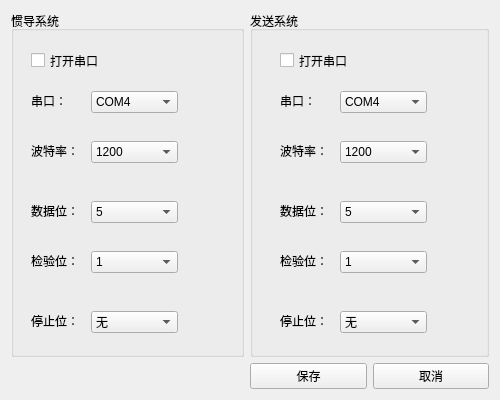
<?xml version="1.0" encoding="UTF-8"?>
<ui version="4.0">
 <class>com_set</class>
 <widget class="QWidget" name="com_set">
  <property name="geometry">
   <rect>
    <x>0</x>
    <y>0</y>
    <width>500</width>
    <height>400</height>
   </rect>
  </property>
  <property name="maximumSize">
   <size>
    <width>500</width>
    <height>400</height>
   </size>
  </property>
  <property name="windowTitle">
   <string>串口设置</string>
  </property>
  <layout class="QGridLayout" name="gridLayout" rowstretch="0,0" columnstretch="2,1,1">
   <item row="0" column="0">
    <widget class="QGroupBox" name="groupBox">
     <property name="title">
      <string>惯导系统</string>
     </property>
     <widget class="QLabel" name="label">
      <property name="geometry">
       <rect>
        <x>20</x>
        <y>80</y>
        <width>41</width>
        <height>20</height>
       </rect>
      </property>
      <property name="text">
       <string>串口：</string>
      </property>
     </widget>
     <widget class="QLabel" name="label_2">
      <property name="geometry">
       <rect>
        <x>20</x>
        <y>130</y>
        <width>61</width>
        <height>20</height>
       </rect>
      </property>
      <property name="text">
       <string>波特率：</string>
      </property>
     </widget>
     <widget class="QLabel" name="label_3">
      <property name="geometry">
       <rect>
        <x>20</x>
        <y>190</y>
        <width>61</width>
        <height>20</height>
       </rect>
      </property>
      <property name="text">
       <string>数据位：</string>
      </property>
     </widget>
     <widget class="QLabel" name="label_4">
      <property name="geometry">
       <rect>
        <x>20</x>
        <y>240</y>
        <width>61</width>
        <height>20</height>
       </rect>
      </property>
      <property name="text">
       <string>检验位：</string>
      </property>
     </widget>
     <widget class="QLabel" name="label_5">
      <property name="geometry">
       <rect>
        <x>20</x>
        <y>300</y>
        <width>61</width>
        <height>20</height>
       </rect>
      </property>
      <property name="text">
       <string>停止位：</string>
      </property>
     </widget>
     <widget class="QCheckBox" name="com1_1">
      <property name="geometry">
       <rect>
        <x>20</x>
        <y>40</y>
        <width>111</width>
        <height>19</height>
       </rect>
      </property>
      <property name="text">
       <string>打开串口</string>
      </property>
     </widget>
     <widget class="QComboBox" name="combox1_1">
      <property name="geometry">
       <rect>
        <x>80</x>
        <y>80</y>
        <width>87</width>
        <height>22</height>
       </rect>
      </property>
      <item>
       <property name="text">
        <string>COM4</string>
       </property>
      </item>
      <item>
       <property name="text">
        <string>COM5</string>
       </property>
      </item>
      <item>
       <property name="text">
        <string>COM6</string>
       </property>
      </item>
     </widget>
     <widget class="QComboBox" name="combox1_2">
      <property name="geometry">
       <rect>
        <x>80</x>
        <y>130</y>
        <width>87</width>
        <height>22</height>
       </rect>
      </property>
      <item>
       <property name="text">
        <string>1200</string>
       </property>
      </item>
      <item>
       <property name="text">
        <string>2400</string>
       </property>
      </item>
      <item>
       <property name="text">
        <string>4800</string>
       </property>
      </item>
      <item>
       <property name="text">
        <string>9600</string>
       </property>
      </item>
      <item>
       <property name="text">
        <string>19200</string>
       </property>
      </item>
      <item>
       <property name="text">
        <string>38400</string>
       </property>
      </item>
      <item>
       <property name="text">
        <string>57600</string>
       </property>
      </item>
      <item>
       <property name="text">
        <string>115200</string>
       </property>
      </item>
     </widget>
     <widget class="QComboBox" name="combox1_3">
      <property name="geometry">
       <rect>
        <x>80</x>
        <y>190</y>
        <width>87</width>
        <height>22</height>
       </rect>
      </property>
      <item>
       <property name="text">
        <string>5</string>
       </property>
      </item>
      <item>
       <property name="text">
        <string>6</string>
       </property>
      </item>
      <item>
       <property name="text">
        <string>7</string>
       </property>
      </item>
      <item>
       <property name="text">
        <string>8</string>
       </property>
      </item>
     </widget>
     <widget class="QComboBox" name="combox1_4">
      <property name="geometry">
       <rect>
        <x>80</x>
        <y>240</y>
        <width>87</width>
        <height>22</height>
       </rect>
      </property>
      <item>
       <property name="text">
        <string>1</string>
       </property>
      </item>
      <item>
       <property name="text">
        <string>1.5</string>
       </property>
      </item>
      <item>
       <property name="text">
        <string>2</string>
       </property>
      </item>
     </widget>
     <widget class="QComboBox" name="combox1_5">
      <property name="geometry">
       <rect>
        <x>80</x>
        <y>300</y>
        <width>87</width>
        <height>22</height>
       </rect>
      </property>
      <item>
       <property name="text">
        <string>无</string>
       </property>
      </item>
      <item>
       <property name="text">
        <string>奇检验</string>
       </property>
      </item>
      <item>
       <property name="text">
        <string>偶校验</string>
       </property>
      </item>
     </widget>
    </widget>
   </item>
   <item row="0" column="1" colspan="2">
    <widget class="QGroupBox" name="groupBox_2">
     <property name="title">
      <string>发送系统</string>
     </property>
     <widget class="QLabel" name="label_10">
      <property name="geometry">
       <rect>
        <x>30</x>
        <y>190</y>
        <width>61</width>
        <height>20</height>
       </rect>
      </property>
      <property name="text">
       <string>数据位：</string>
      </property>
     </widget>
     <widget class="QLabel" name="label_9">
      <property name="geometry">
       <rect>
        <x>30</x>
        <y>240</y>
        <width>61</width>
        <height>20</height>
       </rect>
      </property>
      <property name="text">
       <string>检验位：</string>
      </property>
     </widget>
     <widget class="QLabel" name="label_6">
      <property name="geometry">
       <rect>
        <x>30</x>
        <y>80</y>
        <width>41</width>
        <height>20</height>
       </rect>
      </property>
      <property name="text">
       <string>串口：</string>
      </property>
     </widget>
     <widget class="QLabel" name="label_7">
      <property name="geometry">
       <rect>
        <x>30</x>
        <y>130</y>
        <width>61</width>
        <height>20</height>
       </rect>
      </property>
      <property name="text">
       <string>波特率：</string>
      </property>
     </widget>
     <widget class="QLabel" name="label_8">
      <property name="geometry">
       <rect>
        <x>30</x>
        <y>300</y>
        <width>61</width>
        <height>20</height>
       </rect>
      </property>
      <property name="text">
       <string>停止位：</string>
      </property>
     </widget>
     <widget class="QCheckBox" name="com3_1">
      <property name="geometry">
       <rect>
        <x>30</x>
        <y>40</y>
        <width>111</width>
        <height>19</height>
       </rect>
      </property>
      <property name="text">
       <string>打开串口</string>
      </property>
     </widget>
     <widget class="QComboBox" name="combox3_5">
      <property name="geometry">
       <rect>
        <x>90</x>
        <y>300</y>
        <width>87</width>
        <height>22</height>
       </rect>
      </property>
      <item>
       <property name="text">
        <string>无</string>
       </property>
      </item>
      <item>
       <property name="text">
        <string>奇校验</string>
       </property>
      </item>
      <item>
       <property name="text">
        <string>偶校验</string>
       </property>
      </item>
     </widget>
     <widget class="QComboBox" name="combox3_1">
      <property name="geometry">
       <rect>
        <x>90</x>
        <y>80</y>
        <width>87</width>
        <height>22</height>
       </rect>
      </property>
      <item>
       <property name="text">
        <string>COM4</string>
       </property>
      </item>
      <item>
       <property name="text">
        <string>COM5</string>
       </property>
      </item>
      <item>
       <property name="text">
        <string>COM6</string>
       </property>
      </item>
     </widget>
     <widget class="QComboBox" name="combox3_4">
      <property name="geometry">
       <rect>
        <x>90</x>
        <y>240</y>
        <width>87</width>
        <height>22</height>
       </rect>
      </property>
      <item>
       <property name="text">
        <string>1</string>
       </property>
      </item>
      <item>
       <property name="text">
        <string>1.5</string>
       </property>
      </item>
      <item>
       <property name="text">
        <string>2</string>
       </property>
      </item>
     </widget>
     <widget class="QComboBox" name="combox3_3">
      <property name="geometry">
       <rect>
        <x>90</x>
        <y>190</y>
        <width>87</width>
        <height>22</height>
       </rect>
      </property>
      <item>
       <property name="text">
        <string>5</string>
       </property>
      </item>
      <item>
       <property name="text">
        <string>6</string>
       </property>
      </item>
      <item>
       <property name="text">
        <string>7</string>
       </property>
      </item>
      <item>
       <property name="text">
        <string>8</string>
       </property>
      </item>
     </widget>
     <widget class="QComboBox" name="combox3_2">
      <property name="geometry">
       <rect>
        <x>90</x>
        <y>130</y>
        <width>87</width>
        <height>22</height>
       </rect>
      </property>
      <item>
       <property name="text">
        <string>1200</string>
       </property>
      </item>
      <item>
       <property name="text">
        <string>2400</string>
       </property>
      </item>
      <item>
       <property name="text">
        <string>4800</string>
       </property>
      </item>
      <item>
       <property name="text">
        <string>9600</string>
       </property>
      </item>
      <item>
       <property name="text">
        <string>19200</string>
       </property>
      </item>
      <item>
       <property name="text">
        <string>38400</string>
       </property>
      </item>
      <item>
       <property name="text">
        <string>57600</string>
       </property>
      </item>
      <item>
       <property name="text">
        <string>115200</string>
       </property>
      </item>
     </widget>
    </widget>
   </item>
   <item row="1" column="1">
    <widget class="QPushButton" name="save">
     <property name="text">
      <string>保存</string>
     </property>
    </widget>
   </item>
   <item row="1" column="2">
    <widget class="QPushButton" name="cancel">
     <property name="text">
      <string>取消</string>
     </property>
    </widget>
   </item>
  </layout>
 </widget>
 <resources/>
 <connections/>
</ui>
